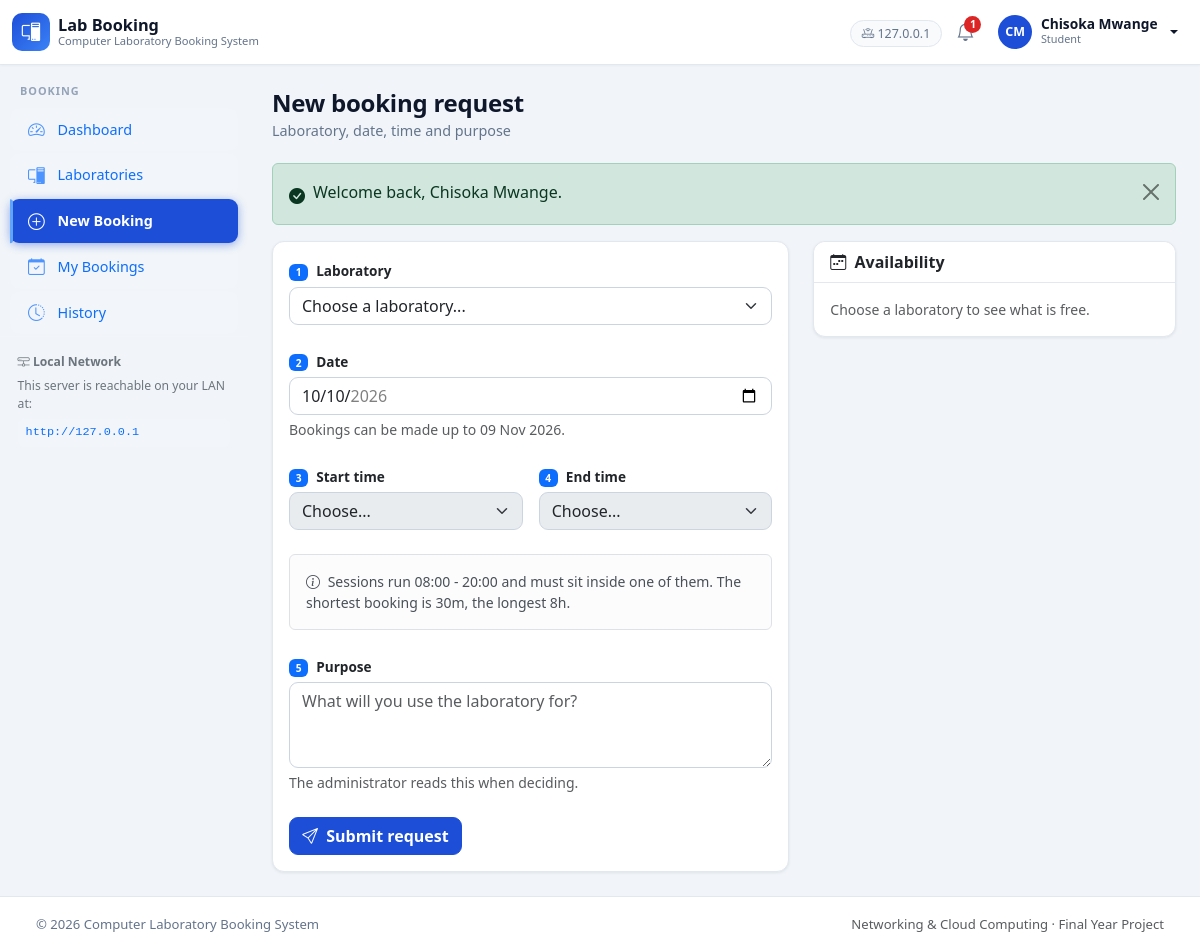
The page /user/book.php (signed in) on the database its author committed.
### tables this page shows
CREATE TABLE `users` (
  `id`            INT(11)      NOT NULL AUTO_INCREMENT,
  `name`          VARCHAR(120)  NOT NULL,
  `email`         VARCHAR(191)  NOT NULL,
  `password`      VARCHAR(255)  NOT NULL,
  `role`          ENUM('admin','user')   NOT NULL DEFAULT 'user',
  `status`        ENUM('active','inactive') NOT NULL DEFAULT 'active',
  `student_no`    VARCHAR(50)   DEFAULT NULL,
  `phone`         VARCHAR(30)   DEFAULT NULL,
   
   
   
   
   
  `avatar`        VARCHAR(191)  DEFAULT NULL,
  `last_login_at` DATETIME      DEFAULT NULL,
  `created_at`    DATETIME      NOT NULL DEFAULT CURRENT_TIMESTAMP,
  `updated_at`    DATETIME      NOT NULL DEFAULT CURRENT_TIMESTAMP ON UPDATE CURRENT_TIMESTAMP,
  PRIMARY KEY (`id`),
  UNIQUE KEY `uq_users_email` (`email`),
  UNIQUE KEY `uq_users_student_no` (`student_no`),
  KEY `idx_users_role_status` (`role`,`status`)
);

### includes/navbar.php (shortened to what the rows shown need)
<?php
$__user = current_user();
$__unread = 0;
if ($__user !== null) {
    try {
        $__unread = unread_notification_count();
    } catch (Exception $e) {
        $__unread = 0;
    }
}
$__serverIp = isset($_SERVER['SERVER_ADDR']) ? $_SERVER['SERVER_ADDR'] : '';
?>
<nav class="navbar navbar-expand-lg app-navbar sticky-top">
  <div class="container-fluid">
    <div class="collapse navbar-collapse justify-content-end">
      <ul class="navbar-nav align-items-lg-center gap-lg-1">
        <?php if (!is_logged_in()): ?>
          <li class="nav-item">
            <a class="btn btn-sm btn-outline-primary" href="<?php echo e(url('auth/login.php')); ?>">Sign in</a>
          </li>
        <?php else: ?>
          <?php if ($__serverIp !== ''): ?>
          <li class="nav-item d-none d-xl-block">
            <span class="nav-server" title="Clients on the local network can reach this server here">
              <i class="bi bi-router"></i> <?php echo e($__serverIp); ?>
            </span>
          </li>
          <?php endif; ?>
          <li class="nav-item">
            <a class="nav-icon" href="<?php echo e(url(is_admin() ? 'admin/notifications.php' : 'user/notifications.php')); ?>"
               title="Notifications">
              <i class="bi bi-bell"></i>
              <?php if ($__unread > 0): ?>
                <span class="nav-badge"><?php echo $__unread > 9 ? '9+' : e($__unread); ?></span>
              <?php endif; ?>
            </a>
          </li>
          <li class="nav-item dropdown">
            <a class="nav-user dropdown-toggle" href="#" data-bs-toggle="dropdown" aria-expanded="false">
              <span class="avatar"><?php echo e(initials($__user['name'])); ?></span>
              <span class="d-none d-sm-inline">
                <strong><?php echo e($__user['name']); ?></strong>
                <small class="role-tag"><?php echo e($__user['role'] === 'admin' ? 'Administrator' : 'Student'); ?></small>
              </span>
            </a>
          </li>
        <?php endif; ?>
      </ul>
    </div>
  </div>
</nav>

### includes/sidebar.php (shortened to what the rows shown need)
<?php
$__active = isset($GLOBALS['__active']) ? $GLOBALS['__active'] : '';
$__isAdmin = is_admin();
if ($__isAdmin) {
    $__links = array(
        array('key' => 'dashboard',     'icon' => 'bi-speedometer2',   'label' => 'Dashboard',      'href' => 'admin/index.php'),
        array('key' => 'laboratories',  'icon' => 'bi-pc-display',     'label' => 'Laboratories',   'href' => 'admin/laboratories.php'),
        array('key' => 'bookings',      'icon' => 'bi-calendar-check',  'label' => 'Bookings',       'href' => 'admin/bookings.php'),
        array('key' => 'approvals',     'icon' => 'bi-inbox',           'label' => 'Approvals',      'href' => 'admin/approvals.php', 'badge' => 'pending'),
        array('key' => 'users',         'icon' => 'bi-people',          'label' => 'Users',          'href' => 'admin/users.php'),
        array('key' => 'slots',         'icon' => 'bi-clock-history',   'label' => 'Time Slots',     'href' => 'admin/time-slots.php'),
        array('key' => 'reports',       'icon' => 'bi-bar-chart-line',  'label' => 'Reports',        'href' => 'admin/reports.php'),
        array('key' => 'activity',      'icon' => 'bi-activity',        'label' => 'Activity Log',   'href' => 'admin/activity.php'),
    );
    $__section = 'Administration';
} else {
    $__links = array(
        array('key' => 'dashboard',     'icon' => 'bi-speedometer2',  'label' => 'Dashboard',      'href' => 'user/index.php'),
        array('key' => 'laboratories',  'icon' => 'bi-pc-display',    'label' => 'Laboratories',   'href' => 'user/laboratories.php'),
        array('key' => 'new-booking',   'icon' => 'bi-plus-circle',   'label' => 'New Booking',    'href' => 'user/book.php'),
        array('key' => 'bookings',      'icon' => 'bi-calendar-check', 'label' => 'My Bookings',   'href' => 'user/bookings.php'),
        array('key' => 'history',       'icon' => 'bi-clock-history', 'label' => 'History',        'href' => 'user/history.php'),
    );
    $__section = 'Booking';
}
?>
<aside class="app-sidebar offcanvas-lg offcanvas-start" tabindex="-1" id="appSidebar"
       aria-label="Main navigation">
  <div class="offcanvas-body d-lg-flex flex-column p-0">
    <div class="sidebar-section"><?php echo e($__section); ?></div>
    <nav class="sidebar-nav">
      <?php foreach ($__links as $__link):
      ?>
        <a class="sidebar-link text-primary<?php echo nav_active($__active, $__link['key']); ?>"
           href="<?php echo e(url($__link['href'])); ?>">
          <i class="bi <?php echo e($__link['icon']); ?>"></i>
          <span><?php echo e($__link['label']); ?></span>
        </a>
      <?php endforeach; ?>
    </nav>
    <div class="sidebar-foot">
      <div class="sidebar-foot-title text-secondary"><i class="bi bi-hdd-network"></i> Local Network</div>
      <p class="mb-1 text-secondary">This server is reachable on your LAN at:</p>
      <code class="lan-url text-primary">http://<?php echo e(isset($_SERVER['SERVER_ADDR']) ? $_SERVER['SERVER_ADDR'] : 'SERVER_IP'); ?></code>
    </div>
  </div>
</aside>

### rows shown on the page
users: name "CM", name "Chisoka Mwange", role "Student", role "BOOKING"

### other values the page prints
$__serverIp "127.0.0.1"
$__unread "1"
$__link['label'] "Dashboard"
$__link['label'] "Laboratories"
$__link['label'] "New Booking"
$__link['label'] "My Bookings"
$__link['label'] "History"
isset($_SERVER['SERVER_ADDR']) ? $_SERVER['SERVER_ADDR'] : 'SERVER_IP' "127.0.0.1"
$title "New booking request"
$subtitle "Laboratory, date, time and purpose"
$flash['message'] "Welcome back, Chisoka Mwange."
format_date(booking_last_date()) "09 Nov 2026"
format_range('08:00:00', '20:00:00') "08:00 - 20:00"
format_duration(BOOKING_MIN_DURATION_MIN) "30m"
format_duration(BOOKING_MAX_DURATION_MIN) "8h"
